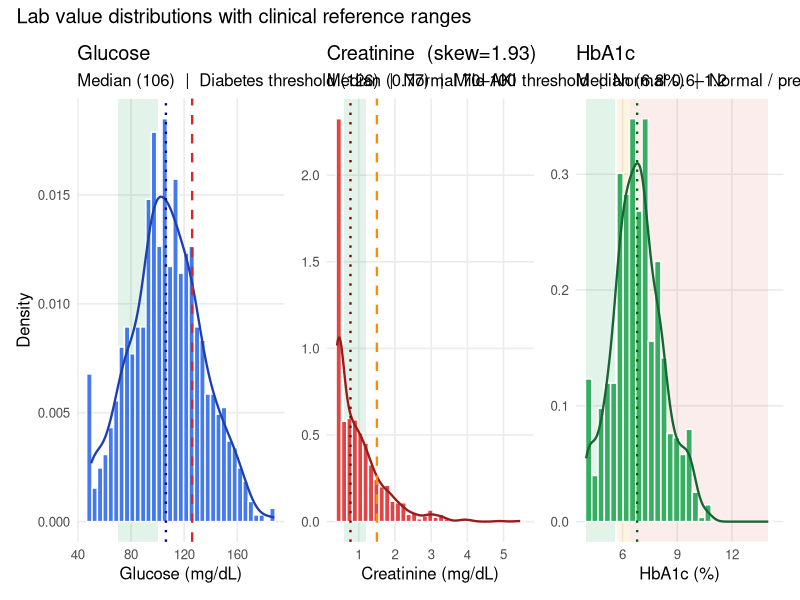
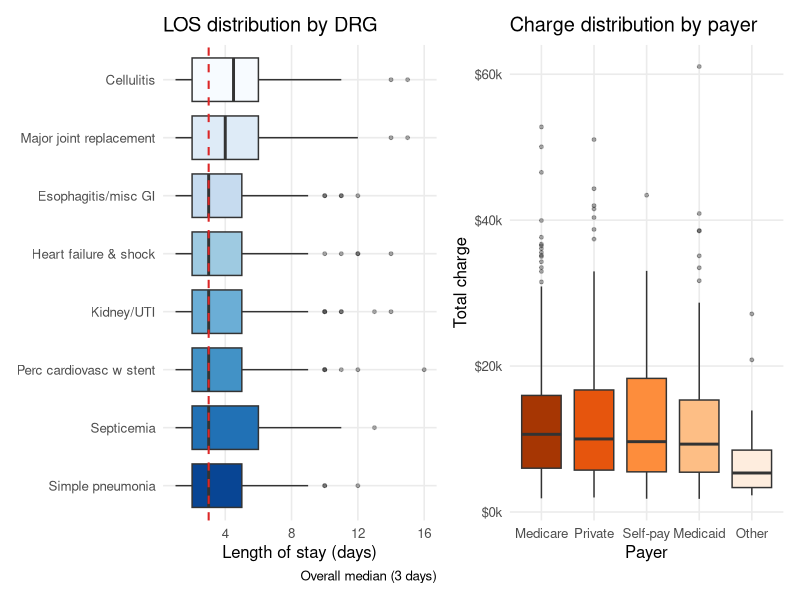
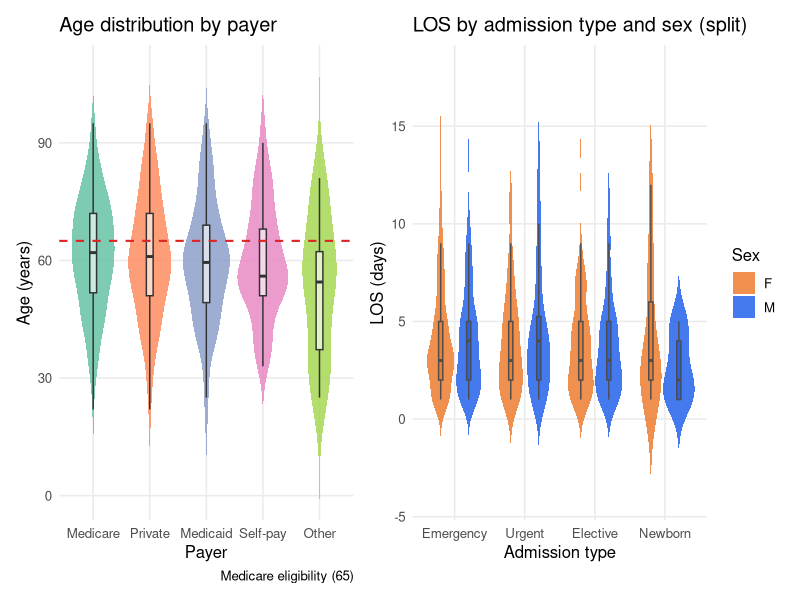
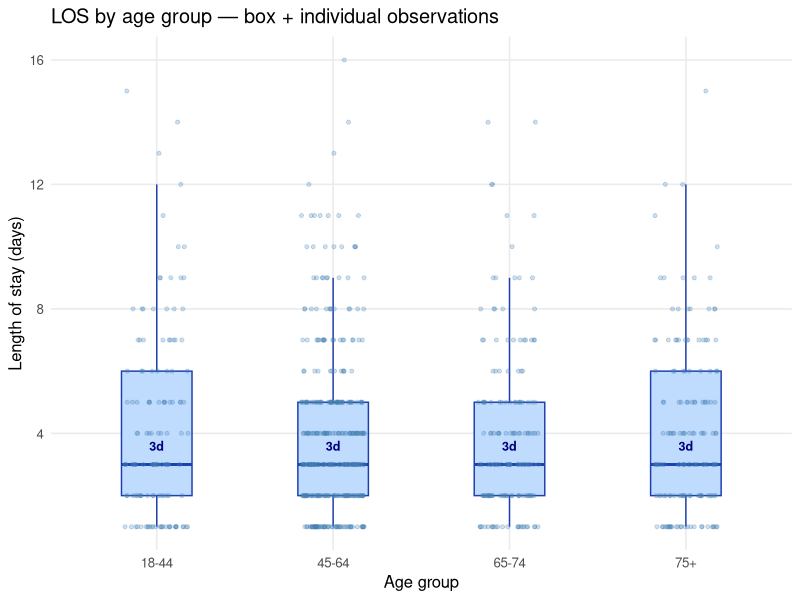
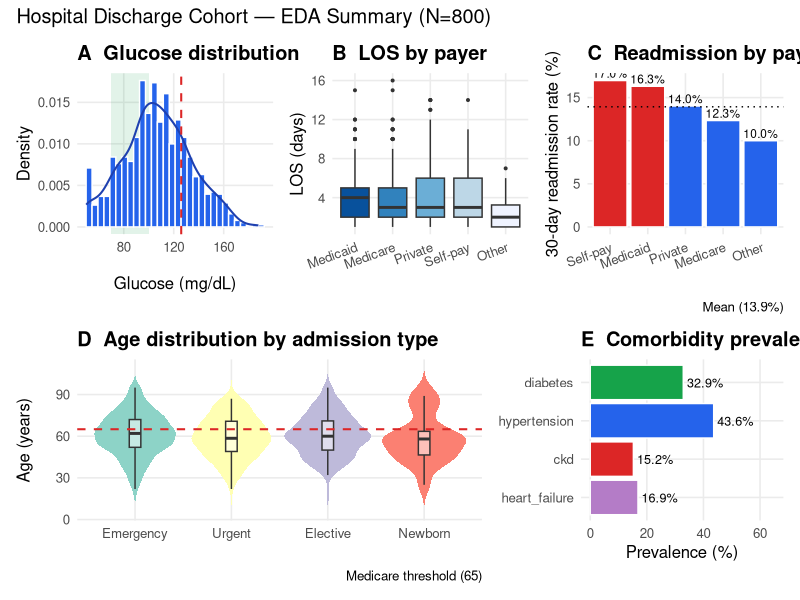
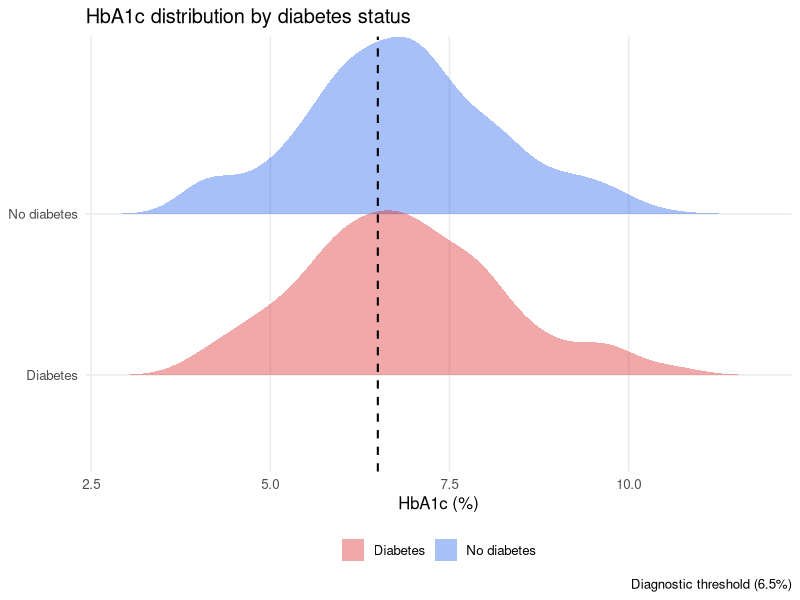
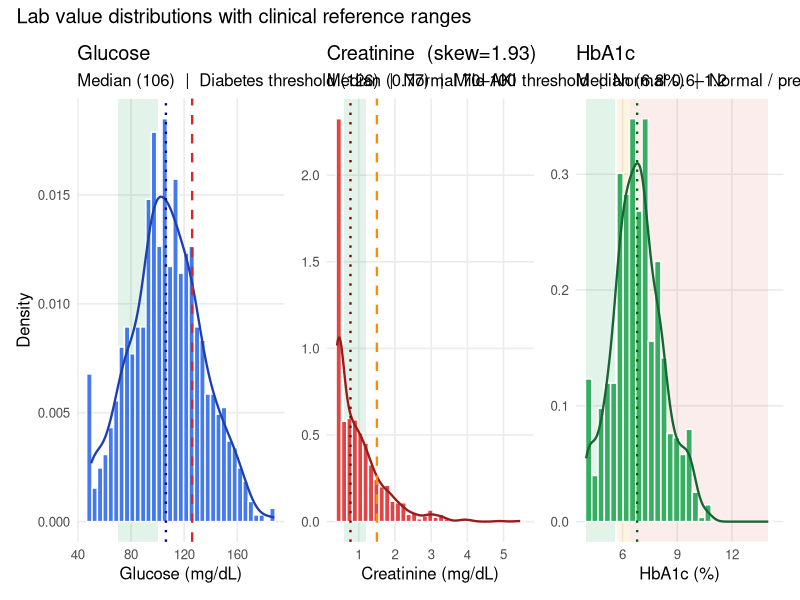
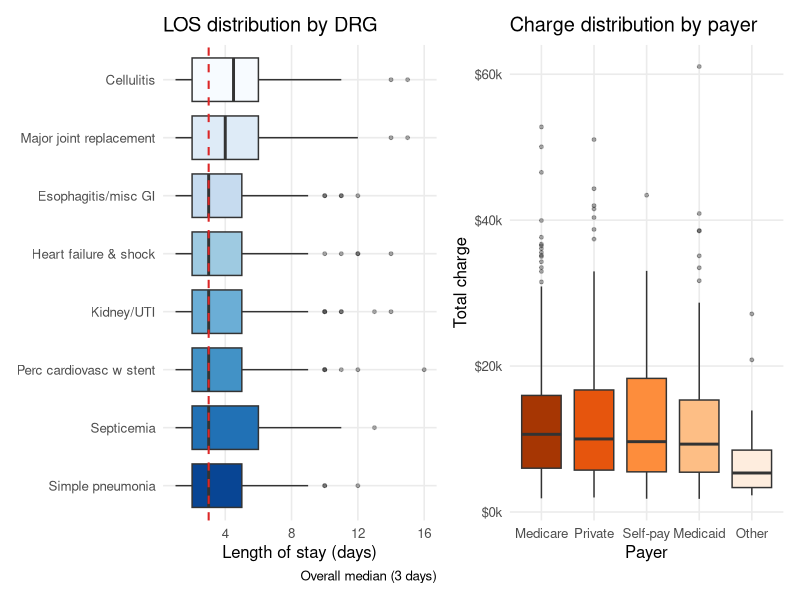

These charts were generated, in order, by the following R code:
## ---- chunk 1
library(tidyverse)
library(ggplot2)
library(patchwork)
library(ggridges)
library(scales)

mod02_dir <- file.path(tempdir(), "mod02")
dir.create(mod02_dir, showWarnings = FALSE, recursive = TRUE)

theme_health <- function(base_size = 12) {
  theme_minimal(base_size = base_size) +
    theme(
      panel.grid.minor  = element_blank(),
      plot.background   = element_rect(fill = "white", colour = NA),
      panel.background  = element_rect(fill = "white", colour = NA),
      legend.background = element_rect(fill = "white", colour = NA)
    )
}
theme_set(theme_health())

skewness <- function(x) {
  x <- x[!is.na(x)]
  n <- length(x)
  m <- mean(x)
  s <- sd(x)
  if (n < 3 || s == 0) return(NA_real_)
  mean((x - m)^3) / (s^3)
}

# ── Dataset ───────────────────────────────────────────────────────────────────
set.seed(42)
N <- 800
ages      <- as.integer(pmin(pmax(rnorm(N, 62, 16), 18), 95))
sexes     <- sample(c("M", "F"), N, replace = TRUE, prob = c(0.48, 0.52))
payers    <- sample(c("Medicare", "Medicaid", "Private", "Self-pay", "Other"),
                    N, replace = TRUE, prob = c(0.40, 0.22, 0.28, 0.07, 0.03))
drg_codes <- sample(c(470, 291, 392, 690, 871, 193, 247, 603), N, replace = TRUE)
drg_labels_map <- c(
  `470` = "Major joint replacement", `291` = "Heart failure & shock",
  `392` = "Esophagitis/misc GI",     `690` = "Kidney/UTI",
  `871` = "Septicemia",              `193` = "Simple pneumonia",
  `247` = "Perc cardiovasc w stent", `603` = "Cellulitis"
)
los_days   <- as.integer(pmin(pmax(rgamma(N, shape = 2.5, scale = 1.8), 1), 30))
charges    <- round(los_days * runif(N, 1800, 4200), 2)
charges[runif(N) < 0.08] <- NA_real_
primary_dx <- sample(c("E11.9", "I10", "N18.3", "I50.9", "J18.9", "A41.9", "M16.11", "N39.0"),
                     N, replace = TRUE)
admit_type <- sample(c("Emergency", "Elective", "Urgent", "Newborn"),
                     N, replace = TRUE, prob = c(0.52, 0.30, 0.16, 0.02))
set.seed(99)
df <- tibble(
  patient_id    = sprintf("PT-%05d", seq_len(N)),
  age           = ages,
  sex           = sexes,
  payer         = payers,
  drg_code      = drg_codes,
  drg_label     = unname(drg_labels_map[as.character(drg_codes)]),
  primary_dx    = primary_dx,
  admit_type    = admit_type,
  los_days      = los_days,
  total_charge  = charges,
  diabetes      = rbinom(N, 1, 0.32),
  hypertension  = rbinom(N, 1, 0.45),
  ckd           = rbinom(N, 1, 0.15),
  heart_failure = rbinom(N, 1, 0.18),
  readmitted_30 = rbinom(N, 1, 0.14)
)
df$age_group <- cut(df$age, breaks = c(17, 44, 64, 74, 95),
                    labels = c("18-44", "45-64", "65-74", "75+"))

# Synthetic lab values
set.seed(21)
df$glucose    <- round(pmin(pmax(rnorm(N, 105, 28), 50), 400), 1)
df$creatinine <- round(pmin(pmax(rgamma(N, shape = 1.6, scale = 0.6), 0.4), 10), 2)
df$hba1c      <- round(pmin(pmax(rnorm(N, 6.8, 1.4), 4), 14), 1)
df$wbc        <- round(pmin(pmax(rgamma(N, shape = 4, scale = 2), 1), 30), 1)
df$hemoglobin <- round(pmin(pmax(rnorm(N, 12.8, 2.1), 5), 18), 1)

cat(sprintf("Dataset ready: %d x %d\n", nrow(df), ncol(df)))
df %>%
  select(glucose, creatinine, hba1c, wbc, hemoglobin) %>%
  summary()
## ---- chunk 2
# ── Glucose ───────────────────────────────────────────────────────────────────
p_glu <- ggplot(df, aes(x = glucose)) +
  annotate("rect", xmin = 70, xmax = 100, ymin = -Inf, ymax = Inf,
           alpha = 0.12, fill = "#16A34A") +
  geom_histogram(aes(y = after_stat(density)), bins = 35,
                 fill = "#2563EB", colour = "white", alpha = 0.85) +
  geom_density(colour = "#1e40af", linewidth = 0.8) +
  geom_vline(xintercept = 126, colour = "#DC2626", linetype = "dashed", linewidth = 0.8) +
  geom_vline(xintercept = median(df$glucose), colour = "navy",
             linetype = "dotted", linewidth = 0.8) +
  labs(x = "Glucose (mg/dL)", y = "Density", title = "Glucose",
       subtitle = sprintf("Median (%.0f)  |  Diabetes threshold (126)  |  Normal 70–100",
                          median(df$glucose))) +
  theme_health()

# ── Creatinine ────────────────────────────────────────────────────────────────
p_cr <- ggplot(df, aes(x = creatinine)) +
  annotate("rect", xmin = 0.6, xmax = 1.2, ymin = -Inf, ymax = Inf,
           alpha = 0.12, fill = "#16A34A") +
  geom_histogram(aes(y = after_stat(density)), bins = 35,
                 fill = "#DC2626", colour = "white", alpha = 0.85) +
  geom_density(colour = "#991b1b", linewidth = 0.8) +
  geom_vline(xintercept = 1.5, colour = "darkorange", linetype = "dashed", linewidth = 0.8) +
  geom_vline(xintercept = median(df$creatinine), colour = "darkred",
             linetype = "dotted", linewidth = 0.8) +
  labs(x = "Creatinine (mg/dL)", y = NULL,
       title = sprintf("Creatinine  (skew=%.2f)", skewness(df$creatinine)),
       subtitle = sprintf("Median (%.2f)  |  Mild AKI threshold  |  Normal 0.6–1.2",
                          median(df$creatinine))) +
  theme_health()

# ── HbA1c ─────────────────────────────────────────────────────────────────────
p_a1c <- ggplot(df, aes(x = hba1c)) +
  annotate("rect", xmin = 4,   xmax = 5.6, ymin = -Inf, ymax = Inf,
           alpha = 0.12, fill = "#16A34A") +
  annotate("rect", xmin = 5.7, xmax = 6.4, ymin = -Inf, ymax = Inf,
           alpha = 0.12, fill = "orange") +
  annotate("rect", xmin = 6.4, xmax = 14,  ymin = -Inf, ymax = Inf,
           alpha = 0.08, fill = "#DC2626") +
  geom_histogram(aes(y = after_stat(density)), bins = 30,
                 fill = "#16A34A", colour = "white", alpha = 0.85) +
  geom_density(colour = "#166534", linewidth = 0.8) +
  geom_vline(xintercept = median(df$hba1c), colour = "darkgreen",
             linetype = "dotted", linewidth = 0.8) +
  labs(x = "HbA1c (%)", y = NULL, title = "HbA1c",
       subtitle = sprintf("Median (%.1f%%)  |  Normal / pre-diabetes / diabetes bands",
                          median(df$hba1c))) +
  theme_health()

p_labs <- p_glu + p_cr + p_a1c +
  plot_annotation(title = "Lab value distributions with clinical reference ranges")
print(p_labs)
ggsave(file.path(mod02_dir, "lab_histograms.png"), p_labs,
       width = 15, height = 4, dpi = 300)
cat("Saved: lab_histograms.png\n")
## ---- chunk 3
order_drg <- df %>%
  group_by(drg_label) %>%
  summarise(med = median(los_days), .groups = "drop") %>%
  arrange(desc(med)) %>%
  pull(drg_label)

p_los <- df %>%
  mutate(drg_label = factor(drg_label, levels = rev(order_drg))) %>%
  ggplot(aes(x = los_days, y = drg_label, fill = drg_label)) +
  geom_boxplot(outlier.size = 1, outlier.alpha = 0.4, show.legend = FALSE) +
  geom_vline(xintercept = median(df$los_days), colour = "#DC2626",
             linetype = "dashed", linewidth = 0.7) +
  scale_fill_brewer(palette = "Blues", direction = -1) +
  labs(x = "Length of stay (days)", y = NULL, title = "LOS distribution by DRG",
       caption = sprintf("Overall median (%.0f days)", median(df$los_days))) +
  theme_health()

payer_order <- df %>%
  filter(!is.na(total_charge)) %>%
  group_by(payer) %>%
  summarise(med = median(total_charge), .groups = "drop") %>%
  arrange(desc(med)) %>%
  pull(payer)

p_chg <- df %>%
  filter(!is.na(total_charge)) %>%
  mutate(payer = factor(payer, levels = payer_order)) %>%
  ggplot(aes(x = payer, y = total_charge, fill = payer)) +
  geom_boxplot(outlier.size = 1, outlier.alpha = 0.4, show.legend = FALSE) +
  scale_fill_brewer(palette = "Oranges", direction = -1) +
  scale_y_continuous(labels = label_dollar(scale = 1e-3, suffix = "k", accuracy = 1)) +
  labs(x = "Payer", y = "Total charge", title = "Charge distribution by payer") +
  theme_health()

p_box <- p_los + p_chg
print(p_box)
ggsave(file.path(mod02_dir, "boxplots_los_charge.png"), p_box,
       width = 15, height = 5, dpi = 300)
## ---- chunk 4
payer_age_order <- df %>%
  group_by(payer) %>%
  summarise(med = median(age), .groups = "drop") %>%
  arrange(desc(med)) %>%
  pull(payer)

p_age <- df %>%
  mutate(payer = factor(payer, levels = payer_age_order)) %>%
  ggplot(aes(x = payer, y = age, fill = payer)) +
  geom_violin(trim = FALSE, colour = NA, alpha = 0.85, show.legend = FALSE) +
  geom_boxplot(width = 0.12, outlier.shape = NA, fill = "white", alpha = 0.6,
               show.legend = FALSE) +
  geom_hline(yintercept = 65, colour = "#DC2626", linetype = "dashed", linewidth = 0.7) +
  scale_fill_brewer(palette = "Set2") +
  labs(x = "Payer", y = "Age (years)", title = "Age distribution by payer",
       caption = "Medicare eligibility (65)") +
  theme_health()

admit_order <- c("Emergency", "Urgent", "Elective", "Newborn")
p_split <- df %>%
  mutate(admit_type = factor(admit_type, levels = admit_order)) %>%
  ggplot(aes(x = admit_type, y = los_days, fill = sex)) +
  geom_violin(trim = FALSE, colour = NA, alpha = 0.85,
              position = position_dodge(0.8)) +
  geom_boxplot(width = 0.12, outlier.shape = NA, colour = "grey30",
               position = position_dodge(0.8), show.legend = FALSE) +
  scale_fill_manual(values = c(M = "#2563EB", F = "#ED7D31")) +
  labs(x = "Admission type", y = "LOS (days)", fill = "Sex",
       title = "LOS by admission type and sex (split)") +
  theme_health()

p_viol <- p_age + p_split
print(p_viol)
ggsave(file.path(mod02_dir, "violin_plots.png"), p_viol,
       width = 14, height = 5, dpi = 300)
## ---- chunk 5
med_age <- df %>%
  group_by(age_group) %>%
  summarise(med = median(los_days), .groups = "drop")

p_strip <- ggplot(df, aes(x = age_group, y = los_days)) +
  geom_boxplot(width = 0.4, outlier.shape = NA, fill = "#bfdbfe", colour = "#1e40af") +
  geom_jitter(width = 0.18, height = 0, alpha = 0.25, size = 1.1, colour = "steelblue") +
  geom_text(data = med_age, aes(x = age_group, y = med + 0.6, label = paste0(round(med), "d")),
            colour = "navy", fontface = "bold", size = 3.2, inherit.aes = FALSE) +
  labs(x = "Age group", y = "Length of stay (days)",
       title = "LOS by age group — box + individual observations") +
  theme_health()
print(p_strip)
ggsave(file.path(mod02_dir, "stripbox_los_age.png"), p_strip,
       width = 10, height = 5, dpi = 300)
## ---- chunk 6
# Panel A — Glucose histogram
p_a <- ggplot(df, aes(x = glucose)) +
  annotate("rect", xmin = 70, xmax = 100, ymin = -Inf, ymax = Inf,
           alpha = 0.12, fill = "#16A34A") +
  geom_histogram(aes(y = after_stat(density)), bins = 30,
                 fill = "#2563EB", colour = "white") +
  geom_density(colour = "#1e40af", linewidth = 0.7) +
  geom_vline(xintercept = 126, colour = "#DC2626", linetype = "dashed", linewidth = 0.7) +
  labs(title = "A  Glucose distribution", x = "Glucose (mg/dL)", y = "Density") +
  theme_health() +
  theme(plot.title = element_text(face = "bold"))

# Panel B — LOS by payer (box)
po <- df %>%
  group_by(payer) %>%
  summarise(med = median(los_days), .groups = "drop") %>%
  arrange(desc(med)) %>%
  pull(payer)
p_b <- df %>%
  mutate(payer = factor(payer, levels = po)) %>%
  ggplot(aes(x = payer, y = los_days, fill = payer)) +
  geom_boxplot(outlier.size = 0.7, show.legend = FALSE) +
  scale_fill_brewer(palette = "Blues", direction = -1) +
  labs(title = "B  LOS by payer", x = NULL, y = "LOS (days)") +
  theme_health() +
  theme(plot.title = element_text(face = "bold"),
        axis.text.x = element_text(angle = 20, hjust = 1))

# Panel C — Readmission rate bar
rates <- df %>%
  group_by(payer) %>%
  summarise(rate = mean(readmitted_30) * 100, .groups = "drop") %>%
  arrange(desc(rate)) %>%
  mutate(payer = factor(payer, levels = payer),
         col   = if_else(rate > 15, "#DC2626", "#2563EB"))
p_c <- ggplot(rates, aes(x = payer, y = rate, fill = col)) +
  geom_col(colour = "white", show.legend = FALSE) +
  geom_hline(yintercept = mean(rates$rate), colour = "black", linetype = "dotted") +
  geom_text(aes(label = sprintf("%.1f%%", rate)), vjust = -0.3, size = 3) +
  scale_fill_identity() +
  labs(title = "C  Readmission by payer", x = NULL, y = "30-day readmission rate (%)",
       caption = sprintf("Mean (%.1f%%)", mean(rates$rate))) +
  theme_health() +
  theme(plot.title = element_text(face = "bold"),
        axis.text.x = element_text(angle = 20, hjust = 1))

# Panel D — Age violin by admit type
p_d <- df %>%
  mutate(admit_type = factor(admit_type, levels = c("Emergency", "Urgent", "Elective", "Newborn"))) %>%
  ggplot(aes(x = admit_type, y = age, fill = admit_type)) +
  geom_violin(trim = FALSE, colour = NA, show.legend = FALSE) +
  geom_boxplot(width = 0.12, outlier.shape = NA, fill = "white", alpha = 0.5,
               show.legend = FALSE) +
  geom_hline(yintercept = 65, colour = "#DC2626", linetype = "dashed", linewidth = 0.7) +
  scale_fill_brewer(palette = "Set3") +
  labs(title = "D  Age distribution by admission type", x = NULL, y = "Age (years)",
       caption = "Medicare threshold (65)") +
  theme_health() +
  theme(plot.title = element_text(face = "bold"))

# Panel E — Comorbidity prevalence
comorbs <- c("diabetes", "hypertension", "ckd", "heart_failure")
rates_c <- tibble(
  cond = comorbs,
  prev = map_dbl(comorbs, ~ mean(df[[.x]]) * 100)
) %>%
  mutate(cond = factor(cond, levels = rev(comorbs)))
p_e <- ggplot(rates_c, aes(x = prev, y = cond, fill = cond)) +
  geom_col(colour = "white", show.legend = FALSE) +
  geom_text(aes(label = sprintf("%.1f%%", prev)), hjust = -0.1, size = 3.2) +
  scale_fill_manual(values = c(diabetes = "#16A34A", hypertension = "#2563EB",
                               ckd = "#DC2626", heart_failure = "#B47CC7")) +
  coord_cartesian(xlim = c(0, 65)) +
  labs(title = "E  Comorbidity prevalence", x = "Prevalence (%)", y = NULL) +
  theme_health() +
  theme(plot.title = element_text(face = "bold"))

p_multi <- (p_a | p_b | p_c) / (p_d + p_e + plot_layout(widths = c(2, 1))) +
  plot_annotation(title = "Hospital Discharge Cohort — EDA Summary (N=800)")
print(p_multi)
ggsave(file.path(mod02_dir, "multi_panel_eda.png"), p_multi,
       width = 16, height = 10, dpi = 300)
cat("Saved at 300 dpi: multi_panel_eda.png\n")
## ---- chunk 7
# Exercise 5 — HbA1c by diabetes flag
df_ex <- df %>%
  mutate(diabetes_lab = if_else(diabetes == 1, "Diabetes", "No diabetes"))

p_ex <- ggplot(df_ex, aes(x = hba1c, y = diabetes_lab, fill = diabetes_lab)) +
  geom_density_ridges(alpha = 0.4, colour = NA, scale = 1.1) +
  geom_vline(xintercept = 6.5, colour = "black", linetype = "dashed", linewidth = 0.7) +
  scale_fill_manual(values = c("No diabetes" = "#2563EB", "Diabetes" = "#DC2626")) +
  labs(x = "HbA1c (%)", y = NULL, fill = NULL,
       title = "HbA1c distribution by diabetes status",
       caption = "Diagnostic threshold (6.5%)") +
  theme_health() +
  theme(legend.position = "bottom")
print(p_ex)
